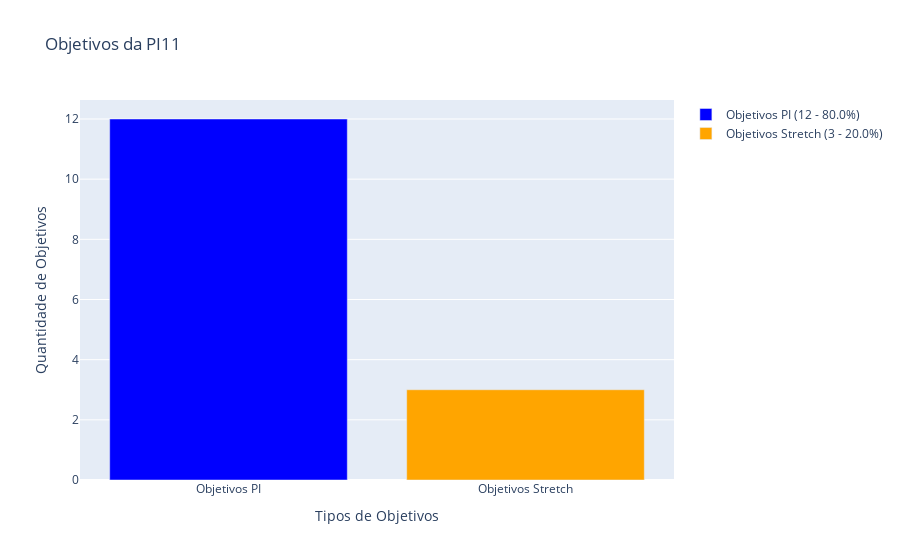

Notebook source saved alongside this figure:
### Code cell


### Figure 1 — Plotly figure (JSON) as saved in the notebook; plotly's stock layout.template omitted (floating-point values rounded to 4 significant figures)
{"data": [{"marker": {"color": "#0000ff"}, "name": "Objetivos PI (12 - 80.0%)", "type": "bar", "x": ["Objetivos PI"], "y": [12]}, {"marker": {"color": "#ffa500"}, "name": "Objetivos Stretch (3 - 20.0%)", "type": "bar", "x": ["Objetivos Stretch"], "y": [3]}], "layout": {"title": {"text": "Objetivos da PI11"}, "xaxis": {"title": {"text": "Tipos de Objetivos"}}, "yaxis": {"title": {"text": "Quantidade de Objetivos"}}}}
